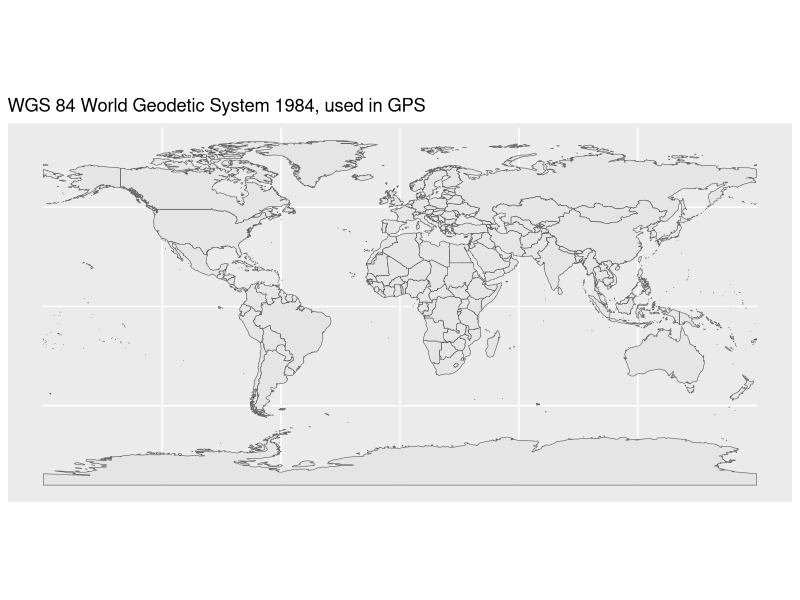

Recreate this plot in R. (Note: this script raises an error after producing the figure.)
## ---- chunk 1
knitr::opts_chunk$set(echo = TRUE)

# Load packages and set directories
rm(list=ls())
library(tidyverse)
library(sf)
library(rnaturalearth)
# library(rnaturalearthdata) # supporting data, only install/load if prompted 

outdir <- "Outputs"

## ---- chunk 2
# Get worldmap from rnaturalearth
worldmap <- ne_countries(scale = "medium", returnclass = "sf")
# returnclass can be sf or sp (older method of plotting in R)

class(worldmap)
# "simple features" data frame

# which column contains the mapping data?
head(worldmap)
# Why are these multipolygons? (countries are not simple shapes, but combinations of shapes, like multiple islands, inland waters, etc.)

# how many countries?
unique(worldmap$name)

# what type of projection (WGS84 - same as GPS)
st_crs(worldmap)

# Go here for list of projection: https://mgimond.github.io/Spatial/coordinate-systems-in-r.html
# Need to look up explanations for +proj vs +datum vs +ellps

## ---- chunk 3
ggplot(data = worldmap) +
  geom_sf() +
  labs(title = "WGS 84 World Geodetic System 1984, used in GPS")

st_set_crs(worldmap, )


# Add points to the map
